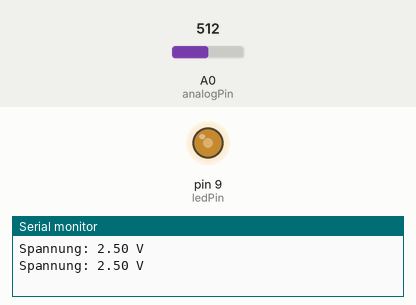
This sketch was run on a simulated Arduino Uno, built with avr-gcc and run on an emulated ATmega328P. Parts: output pins drawn as LEDs (lit = HIGH), the last lines printed to the serial monitor. The inputs (shaded band) are chosen by the test bench; at power-on: A0 (analogPin) = 512.

Above: at 1.8 s.
1.9 s: A0 (analogPin) set to 716
At 3.1 s:
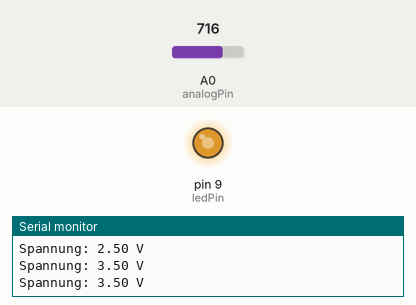
3.5 s: A0 (analogPin) set to 900
At 4.7 s:
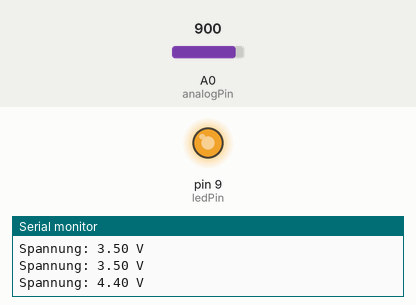
5.5 s: A0 (analogPin) set to 122
At 6.3 s:
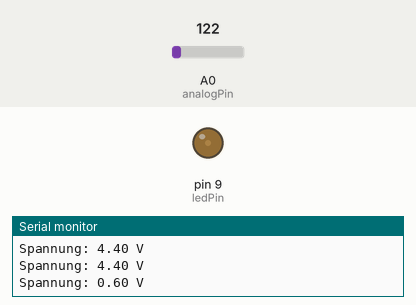
7.5 s: A0 (analogPin) set to 0
At 9.1 s:
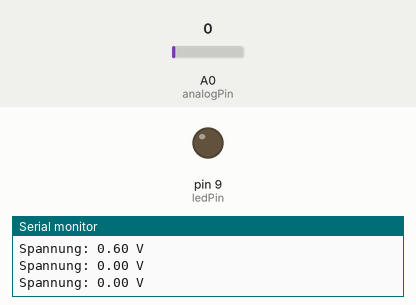
9.5 s: A0 (analogPin) set to 511
At 10.6 s:
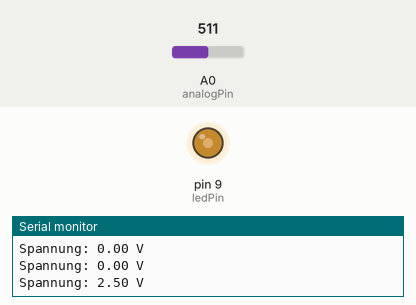
Timing chart, 0 to 12.5 s (numbered marks = the images above; inputs shaded):
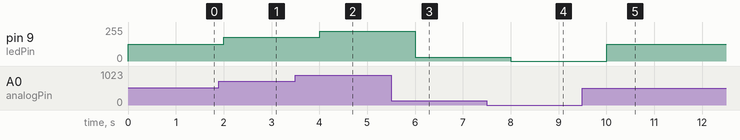

The sketch:

PullsnachAnalogSpannungMitSeriellerUerbetragung_Arduino.ino
```cpp
const int analogPin = A0;  // Pin für die analoge Spannung
const int ledPin = 9;      // Pin für die LED

void setup() {
  pinMode(ledPin, OUTPUT); // Setzt den LED-Pin als Ausgang
  Serial.begin(9600);      // Initialisiert die serielle Kommunikation mit 9600 Baud
}

void loop() {
  int sensorValue = analogRead(analogPin); // Liest den analogen Wert von A0
  int pwmValue = map(sensorValue, 0, 1023, 0, 255); // Wandelt den analogen Wert in einen PWM-Wert um

  analogWrite(ledPin, pwmValue); // Setzt die Helligkeit der LED entsprechend dem PWM-Wert

  float voltage = sensorValue * (5.0 / 1023.0); // Berechnet die Spannung in Volt
  Serial.print("Spannung: ");
  Serial.print(voltage);
  Serial.println(" V"); // Sendet die Spannung über die serielle Schnittstelle

  delay(1000); // Verzögerung von 1 Sekunde für Stabilität und Lesbarkeit
}
```

Measured:
- after the input at 1.9 s, pin 9 (ledPin): 127/255 → 178/255 after 0.10 s
- after the input at 3.5 s, pin 9 (ledPin): 178/255 → 224/255 after 0.50 s
- after the input at 5.5 s, pin 9 (ledPin): 224/255 → 30/255 after 0.50 s
- after the input at 7.5 s, pin 9 (ledPin): 30/255 → 0/255 after 0.51 s
- after the input at 9.5 s, pin 9 (ledPin): 0/255 → 127/255 after 0.51 s
